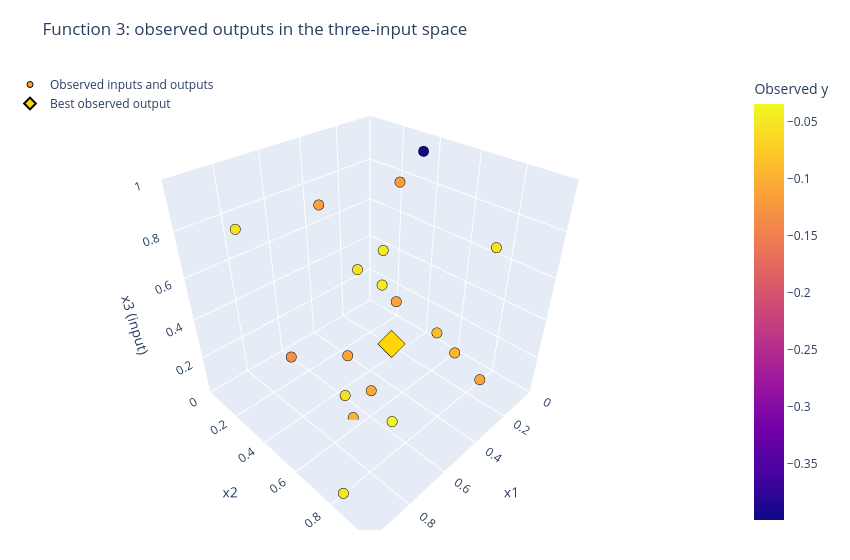

Notebook code cell kept with this figure:
### Code cell
# All three axes are inputs; measured output is colour, with no fitted surface.
cloud = plot_observed_input_cloud(
    review["inputs"].to_numpy(), review["outputs"].to_numpy(),
    title=f"Function {FUNCTION_NUMBER}: observed outputs in the three-input space", **CLOUD_SETTINGS,
    save_to=FIGURES_DIR / "observed-input-cloud.html",
)
cloud.show(config={**PLOT_CONFIG, "responsive": CLOUD_SETTINGS["width"] is None})

### Figure 1 — Plotly figure (JSON) as saved in the notebook; plotly's stock layout.template omitted (floating-point values rounded to 4 significant figures)
{"data": [{"customdata": [-0.1121, -0.08796, -0.1114, -0.03484, -0.04801, -0.1106, -0.3989, -0.1139, -0.1315, -0.09419, -0.04695, -0.106, -0.118, -0.03638, -0.05676, -0.05643, -0.05128, -0.05421, -0.05664, -0.09837], "hovertemplate": "x1=%{x:.4f}<br>x2=%{y:.4f}<br>x3=%{z:.4f}<br>Observed y=%{customdata:.4f}<extra></extra>", "marker": {"cmax": -0.03484, "cmin": -0.3989, "color": [-0.1121, -0.08796, -0.1114, -0.03484, -0.04801, -0.1106, -0.3989, -0.1139, -0.1315, -0.09419, -0.04695, -0.106, -0.118, -0.03638, -0.05676, -0.05643, -0.05128, -0.05421, -0.05664, -0.09837], "colorbar": {"title": {"text": "Observed y"}}, "colorscale": [[0.0, "#0d0887"], [0.1111, "#46039f"], [0.2222, "#7201a8"], [0.3333, "#9c179e"], [0.4444, "#bd3786"], [0.5556, "#d8576b"], [0.6667, "#ed7953"], [0.7778, "#fb9f3a"], [0.8889, "#fdca26"], [1.0, "#f0f921"]], "line": {"color": "black", "width": 1}, "size": 6}, "mode": "markers", "name": "Observed inputs and outputs", "type": "scatter3d", "x": [0.1715, 0.2421, 0.5349, 0.4926, 0.1346, 0.3455, 0.1518, 0.6455, 0.7469, 0.1705, 0.2205, 0.666, 0.04681, 0.6001, 0.966, 0.3351, 0.9545, 0.3523, 0.9038, 0.6585], "y": [0.3439, 0.6441, 0.3985, 0.6116, 0.2199, 0.9414, 0.44, 0.3971, 0.2842, 0.697, 0.2978, 0.672, 0.2314, 0.7251, 0.8611, 0.2575, 0.8195, 0.9308, 0.2689, 0.5582], "z": [0.2487, 0.2724, 0.1734, 0.3402, 0.4582, 0.2694, 0.9909, 0.9198, 0.2263, 0.1492, 0.3436, 0.2463, 0.7706, 0.06609, 0.5668, 0.4595, 0.04216, 0.8498, 0.8752, 0.006012]}, {"customdata": [-0.03484], "hovertemplate": "Best observed y=%{customdata:.4f}<extra></extra>", "marker": {"color": "gold", "line": {"color": "black", "width": 2}, "size": 9, "symbol": "diamond"}, "mode": "markers", "name": "Best observed output", "type": "scatter3d", "x": [0.4926], "y": [0.6116], "z": [0.3402]}], "layout": {"autosize": false, "height": 560, "legend": {"x": 0, "y": 1}, "margin": {"b": 30, "l": 10, "r": 80, "t": 70}, "scene": {"aspectmode": "cube", "dragmode": "orbit", "xaxis": {"range": [0, 1], "title": {"text": "x1"}}, "yaxis": {"range": [0, 1], "title": {"text": "x2"}}, "zaxis": {"range": [0, 1], "title": {"text": "x3 (input)"}}}, "title": {"text": "Function 3: observed outputs in the three-input space"}, "width": 850}}
